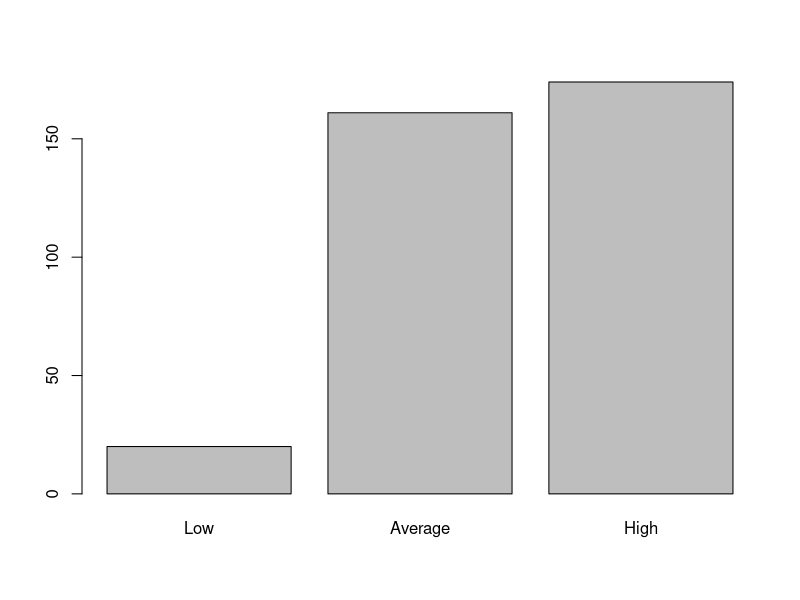
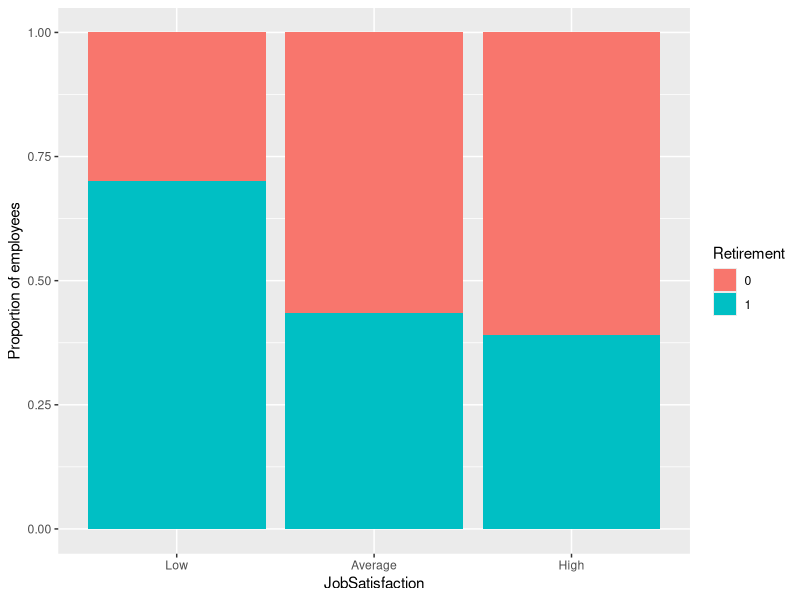
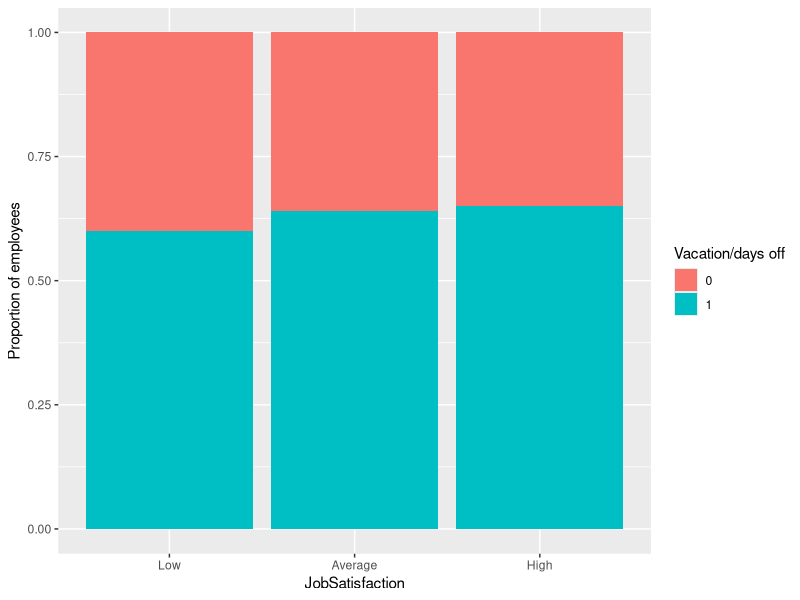
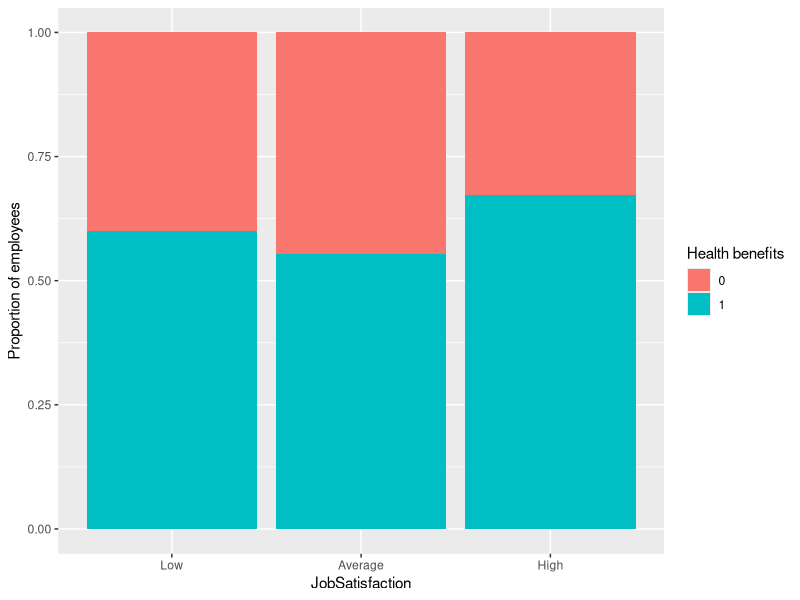
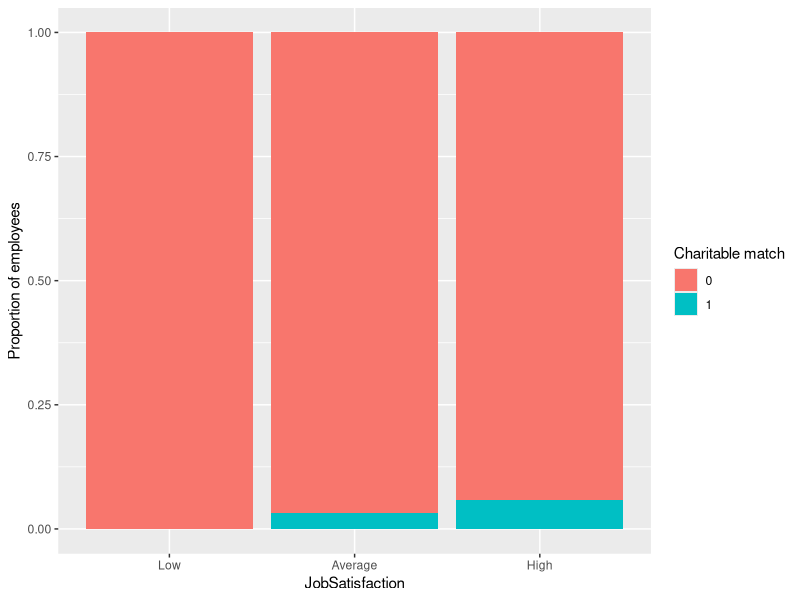
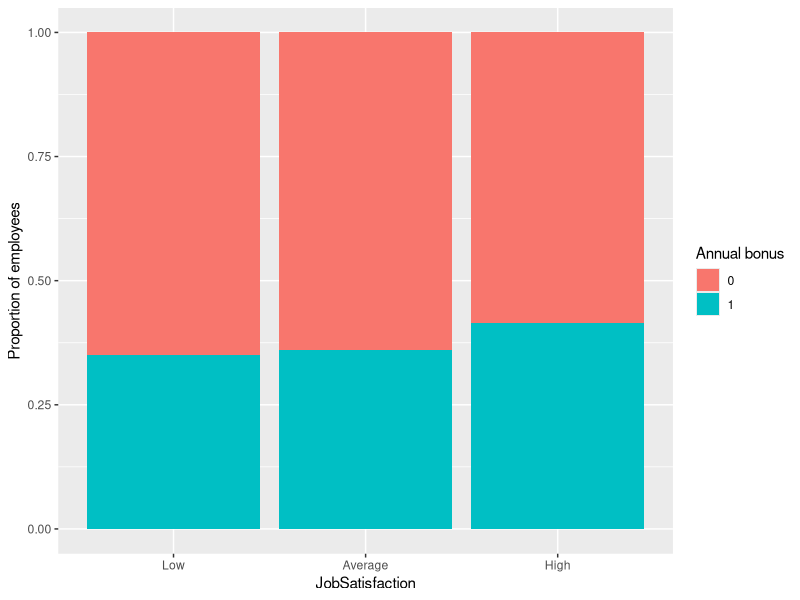
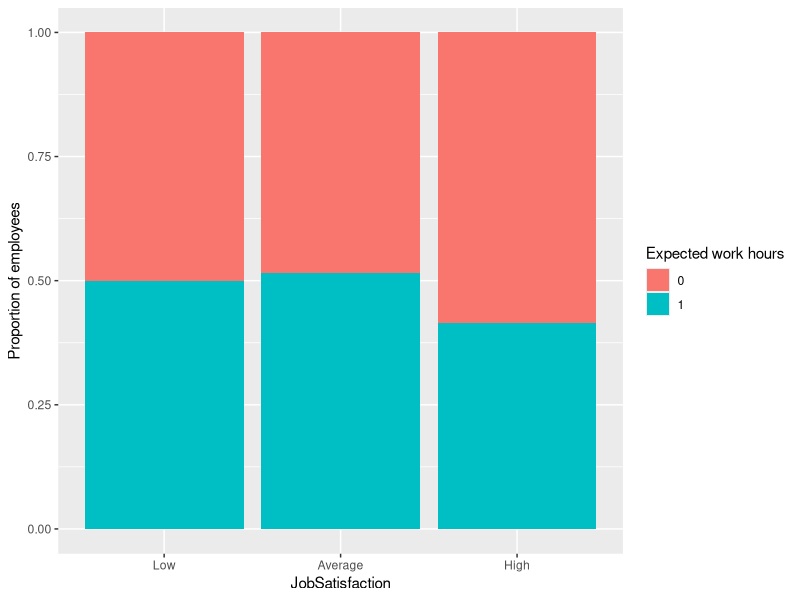
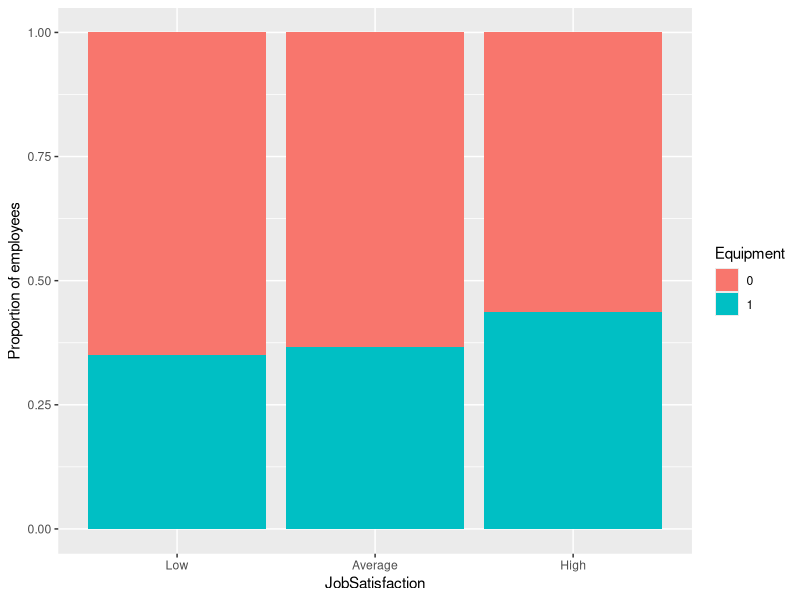

Recreate these plots in R, in order.
################################################################
#   Course        : BC2407 Analytics II Group Project          #
#   Team          : 07                                         #
#   Seminar Group : 01                                         #
################################################################


library(data.table)
library(stringr)
library(ggplot2)

setwd("/Users/penglee/Desktop/NBS/BC2407 Course Materials/Group Project/Datasets")
job = fread("Dataset2.csv")


#------------------------------------Data Cleaning--------------------------------------------------------------------------



#remove any NAs in the rows
job1 = na.omit(job[, c("JobSatisfaction", "JobSeekingStatus", "ImportantBenefits")])



#------------------------------------Text Mining--------------------------------------------------------------------------



#Text Mining to categorise the Important Benefits for employees
benefits = data.matrix(strsplit(job1$ImportantBenefits, ";"))
bfts = data.frame("Retirement" = ifelse(str_detect(benefits, "Retirement"), 1, 0))
bfts["Vacation/days off"]= ifelse(str_detect(benefits, "Vacation/days off"), 1, 0)
bfts["Health benefits"]= ifelse(str_detect(benefits, "Health benefits"), 1, 0)
bfts["Charitable match"]= ifelse(str_detect(benefits, "Charitable match"), 1, 0)
bfts["Annual bonus"]= ifelse(str_detect(benefits, "Annual bonus"), 1, 0)
bfts["Expected work hours"]= ifelse(str_detect(benefits, "Expected work hours"), 1, 0)
bfts["Equipment"]= ifelse(str_detect(benefits, "Equipment"), 1, 0)
bfts["Remote options"]= ifelse(str_detect(benefits, "Remote options"), 1, 0)
bfts["Long-term leave"]= ifelse(str_detect(benefits, "Long-term leave"), 1, 0)
bfts["Private office"]= ifelse(str_detect(benefits, "Private office"), 1, 0)
bfts["Professional development sponsorship"]= ifelse(str_detect(benefits, "Professional development sponsorship"), 1, 0)
bfts["Meals"]= ifelse(str_detect(benefits, "Meals"), 1, 0)
bfts["Stock options"]= ifelse(str_detect(benefits, "Stock options"), 1, 0)
bfts["Education sponsorship"]= ifelse(str_detect(benefits, "Education sponsorship"), 1, 0)
bfts["Child/elder care"]= ifelse(str_detect(benefits, "Child/elder care"), 1, 0)

#Change the datatype of categorical variable to factor
bfts$Retirement = factor(bfts$Retirement)
bfts$`Vacation/days off` = factor(bfts$`Vacation/days off`)
bfts$`Health benefits` = factor(bfts$`Health benefits`)
bfts$`Charitable match` = factor(bfts$`Charitable match`)
bfts$`Annual bonus` = factor(bfts$`Annual bonus`)
bfts$`Expected work hours` = factor(bfts$`Expected work hours`)
bfts$Equipment = factor(bfts$Equipment)
bfts$`Remote options` = factor(bfts$`Remote options`)
bfts$`Long-term leave` = factor(bfts$`Long-term leave`)
bfts$`Private office` = factor(bfts$`Private office`)
bfts$`Professional development sponsorship` = factor(bfts$`Professional development sponsorship`)
bfts$Meals = factor(bfts$Meals)
bfts$`Stock options` = factor(bfts$`Stock options`)
bfts$`Education sponsorship` = factor(bfts$`Education sponsorship`)
bfts$`Child/elder care` = factor(bfts$`Child/elder care`)

#Restructure the dataset 
job1 = cbind(job1[, -"ImportantBenefits"], bfts)
job1$JobSeekingStatus = ifelse(job1$JobSeekingStatus=="I am actively looking for a job", 1, 0)
job1$JobSatisfaction = ifelse(job1$JobSatisfaction >7, "High", ifelse(job1$JobSatisfaction >3, "Average", "Low"))
job1$JobSatisfaction = factor(job1$JobSatisfaction, levels = c("Low", "Average", "High"))
job1$JobSeekingStatus = factor(job1$JobSeekingStatus)

#test out the dependency of job seeking status and job satisfaction
chisq.test(job1$JobSeekingStatus, job1$JobSatisfaction, correct = FALSE)
#p-value = 3.476e-10 --> <0.05 so it is rejected, the 2 variables are dependent occurrences


#------------------------------------Data Visualization--------------------------------------------------------------------------

plot(job1$JobSatisfaction)
ggplot(data = job1, aes(JobSatisfaction, fill= Retirement)) + geom_bar(stat = "count", position = "fill") + ylab("Proportion of employees") #yes
ggplot(data = job1, aes(JobSatisfaction, fill= `Vacation/days off`)) + geom_bar(stat = "count", position = "fill") + ylab("Proportion of employees") #yes but no trend
ggplot(data = job1, aes(JobSatisfaction, fill= `Health benefits`)) + geom_bar(stat = "count", position = "fill") + ylab("Proportion of employees") #yes but no trend
ggplot(data = job1, aes(JobSatisfaction, fill= `Charitable match`)) + geom_bar(stat = "count", position = "fill") + ylab("Proportion of employees") #no too little
ggplot(data = job1, aes(JobSatisfaction, fill= `Annual bonus`)) + geom_bar(stat = "count", position = "fill") + ylab("Proportion of employees") #yes
ggplot(data = job1, aes(JobSatisfaction, fill= `Expected work hours`)) + geom_bar(stat = "count", position = "fill") + ylab("Proportion of employees") #yes but no trend
ggplot(data = job1, aes(JobSatisfaction, fill= Equipment)) + geom_bar(stat = "count", position = "fill") + ylab("Proportion of employees") #no below 0.50 and no trend
ggplot(data = job1, aes(JobSatisfaction, fill= `Long-term leave`)) + geom_bar(stat = "count", position = "fill") + ylab("Proportion of employees") #yes but only a few people
ggplot(data = job1, aes(JobSatisfaction, fill= `Remote options`)) + geom_bar(stat = "count", position = "fill") + ylab("Proportion of employees") #yes but the increase very small
ggplot(data = job1, aes(JobSatisfaction, fill= `Private office`)) + geom_bar(stat = "count", position = "fill") + ylab("Proportion of employees") #yes but not applicable
ggplot(data = job1, aes(JobSatisfaction, fill= `Professional development sponsorship`)) + geom_bar(stat = "count", position = "fill") + ylab("Proportion of employees") #no
ggplot(data = job1, aes(JobSatisfaction, fill= Meals)) + geom_bar(stat = "count", position = "fill") + ylab("Proportion of employees") #yes but not relevant because workfromhome
ggplot(data = job1, aes(JobSatisfaction, fill= `Stock options`)) + geom_bar(stat = "count", position = "fill") + ylab("Proportion of employees") #no
ggplot(data = job1, aes(JobSatisfaction, fill= `Education sponsorship`)) + geom_bar(stat = "count", position = "fill") + ylab("Proportion of employees") #no
ggplot(data = job1, aes(JobSatisfaction, fill= `Child/elder care`)) + geom_bar(stat = "count", position = "fill") + ylab("Proportion of employees") #no


#------------------------------------Analysis & Conclusion--------------------------------------------------------------------------

#2 criteria:
  #(1) across all the job satisfaction, there is at least 1 more than 0.50 
  #(2) if there is a trend from low to average to high 

#Satisfy both conditions:
  #Retirement 
  #`Remote options`

#in general: every employees wants (no trend)
  #`Expected work hours`
  #`Vacation/days off`
  #`Health benefits`

#important benefits to different levels of job satisfaction  
  #`Long-term leave`
  #equipment
  #annual bonus
















